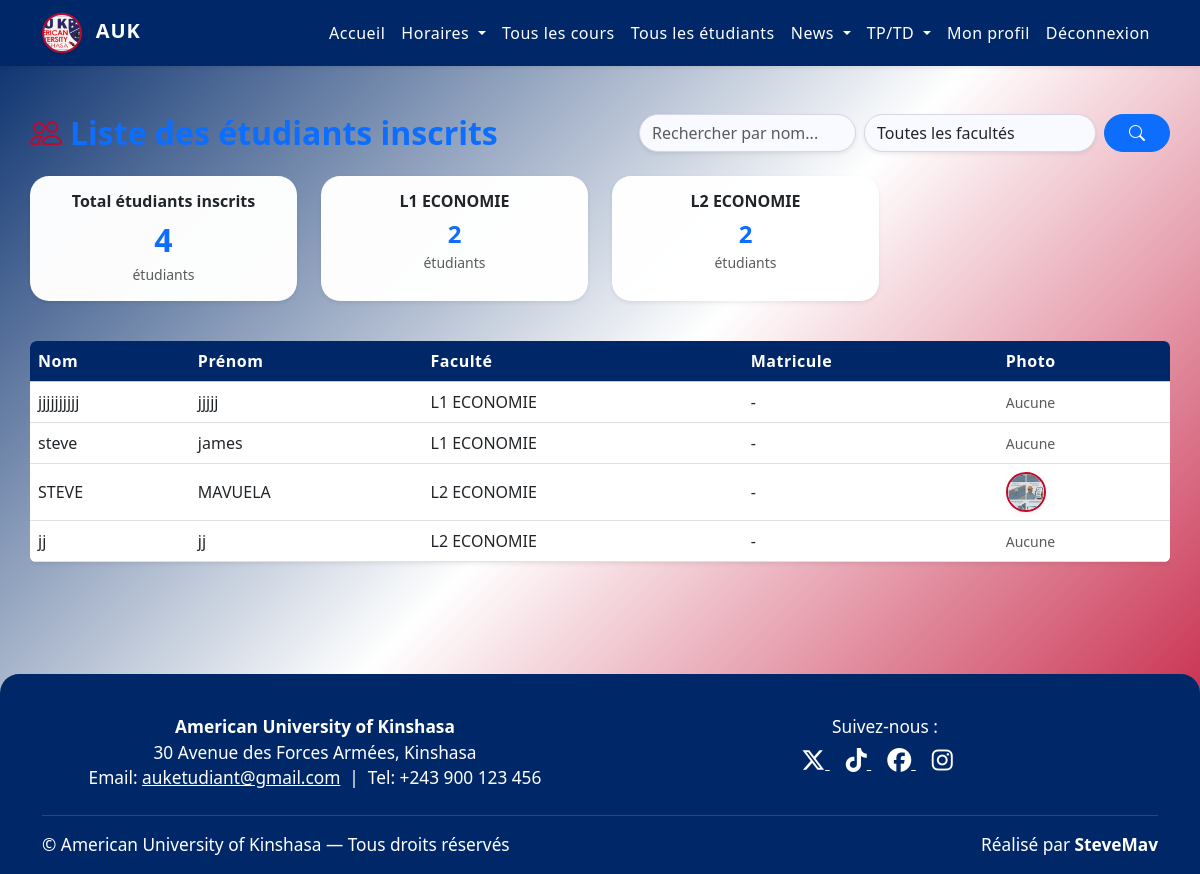
Page /all-students/ (signed in) on the committed database.
### accounts/models.py (models this page shows, shortened)
class UserProfile(models.Model):
    user = models.OneToOneField(User, on_delete=models.CASCADE)
    faculty = models.ForeignKey(Faculty, on_delete=models.SET_NULL, null=True)
    numero_matricule = models.CharField(max_length=20, unique=True, null=True, blank=True)
    photo = models.ImageField(upload_to='profile_photos/', null=True, blank=True)

### schedule/models.py (models this page shows, shortened)
class Faculty(models.Model):
    name = models.CharField(max_length=255)
    level = models.CharField(max_length=255, null=True, blank=True)
    head_of_faculty = models.CharField(max_length=255, null=True, blank=True)

### main/views.py (the view)
# urls.py: path('all-students/', views.all_students_view, name='all_students'),
@user_passes_test(lambda u: u.is_superuser)
def all_students_view(request):
    q = request.GET.get('q', '').strip()
    faculty_id = request.GET.get('faculty', '')
    students = UserProfile.objects.select_related('user', 'faculty').all()
    if q:
        students = students.filter(Q(user__first_name__icontains=q) | Q(user__last_name__icontains=q))
    if faculty_id:
        students = students.filter(faculty_id=faculty_id)
    students = students.order_by('faculty__name', 'user__last_name', 'user__first_name')
    faculty_counts = UserProfile.objects.values('faculty__id','faculty__name').annotate(count=Count('id')).order_by('faculty__name')
    from schedule.models import Faculty
    faculties = Faculty.objects.all()
    students_total = UserProfile.objects.count()
    return render(request, 'main/all_students.html', {
        'students': students,
        'faculty_counts': faculty_counts,
        'faculties': faculties,
        'q': q,
        'faculty_id': faculty_id,
        'students_total': students_total,
    })

### main/templates/main/all_students.html (shortened to what this page needs)
{% load static %}
<!DOCTYPE html>
<html lang="fr">
<head>
    <link href="https://cdn.jsdelivr.net/npm/bootstrap@5.3.0/dist/css/bootstrap.min.css" rel="stylesheet">
    <link href="https://cdn.jsdelivr.net/npm/bootstrap-icons@1.10.5/font/bootstrap-icons.css" rel="stylesheet">
</head>
<body>
    {% include 'navbar.html' %}
    <main>
<div class="container py-5 px-2 px-md-0">
    <div class="d-flex flex-column flex-md-row align-items-md-center justify-content-between mb-4">
        <h2 class="fw-bold text-primary mb-3 mb-md-0"><i class="bi bi-people me-2" style="color:#bf0a30;"></i>Liste des étudiants inscrits</h2>
        <div class="d-flex flex-wrap gap-2">
            <form method="get" class="d-flex gap-2 search-bar">
                <input type="text" name="q" value="{{ q }}" class="form-control rounded-pill shadow-sm" placeholder="Rechercher par nom...">
                <select name="faculty" class="form-select rounded-pill shadow-sm" style="min-width:180px;">
                    <option value="">Toutes les facultés</option>
                </select>
                <button type="submit" class="btn btn-primary rounded-pill"><i class="bi bi-search"></i></button>
            </form>
        </div>
    </div>
    <div class="row mb-4">
        <div class="col-12 col-sm-6 col-md-4 col-lg-3 mb-3">
            <div class="card shadow-sm border-0 h-100 faculty-card">
                <div class="card-body text-center">
                    <h6 class="fw-bold mb-1">Total étudiants inscrits</h6>
                    <span class="fs-2 fw-bold text-primary">{{ students_total }}</span>
                    <div class="small text-muted">étudiant{{ students_total|pluralize }}</div>
                </div>
            </div>
        </div>
        {% for fac in faculty_counts %}
        <div class="col-12 col-sm-6 col-md-4 col-lg-3 mb-3">
            <div class="card shadow-sm border-0 h-100 faculty-card">
                <div class="card-body text-center">
                    <h6 class="fw-bold mb-1">{{ fac.faculty__name|default:'(Aucune faculté)' }}</h6>
                    <span class="fs-4 fw-bold text-primary">{{ fac.count }}</span>
                    <div class="small text-muted">étudiant{{ fac.count|pluralize }}</div>
                </div>
            </div>
        </div>
        {% endfor %}
    </div>
    <div class="table-responsive">
        <table class="table table-hover align-middle bg-white rounded shadow-sm">
            <thead class="table-primary">
                <tr>
                    <th>Nom</th>
                    <th>Prénom</th>
                    <th>Faculté</th>
                    <th>Matricule</th>
                    <th>Photo</th>
                </tr>
            </thead>
            <tbody>
                {% for student in students %}
                <tr>
                    <td>{{ student.user.last_name }}</td>
                    <td>{{ student.user.first_name }}</td>
                    <td>{{ student.faculty.name|default:'-' }}</td>
                    <td>{{ student.numero_matricule|default:'-' }}</td>
                    <td>
                        {% if student.photo %}
                            <img src="{{ student.photo.url }}" alt="Photo" class="rounded-circle" style="width:40px; height:40px; object-fit:cover;">
                        {% else %}
                            <span class="text-muted small">Aucune</span>
                        {% endif %}
                    </td>
                </tr>
                {% empty %}
                <tr><td colspan="5" class="text-center text-muted">Aucun étudiant trouvé.</td></tr>
                {% endfor %}
            </tbody>
        </table>
    </div>
</div>
    </main>
    {% include 'footer.html' %}
</body>
</html>

### main/templates/main/all_students.html (style rules this page uses)
body { background: linear-gradient(135deg, #002868 0%, #ffffff 50%, #bf0a30 100%); min-height: 100vh; }
.faculty-card { border-radius: 1.2rem; box-shadow: 0 6px 32px rgba(0,40,104,0.09); border: none; background: rgba(255,255,255,0.98); transition: transform .2s, box-shadow .2s; }
.search-bar input, .search-bar select { border-radius: 2rem !important; box-shadow: 0 2px 10px rgba(0,40,104,0.04); border: 1.5px solid #d6d6e7; background: #f8faff; }
.search-bar button { border-radius: 2rem; font-weight: 500; padding-left: 1.5rem; padding-right: 1.5rem; }
.table { border-radius: 1.2rem; overflow: hidden; background: rgba(255,255,255,0.98); box-shadow: 0 4px 24px rgba(0,40,104,0.07); }
.table th { background: #002868 !important; color: #fff !important; font-weight: 600; letter-spacing: 0.5px; }
.table td { vertical-align: middle; }
.rounded-circle { border: 2px solid #bf0a30; box-shadow: 0 2px 8px rgba(191,10,48,0.07); }

### rows in the picture
UserProfile: user.last_name "jjjjjjjjjj", user.first_name "jjjjj", faculty.name "L1 ECONOMIE", numero_matricule "-", photo "Aucune"
UserProfile: user.last_name "steve", user.first_name "james", faculty.name "L1 ECONOMIE", numero_matricule "-", shows "Aucune"
UserProfile: user.last_name "STEVE", user.first_name "MAVUELA", faculty.name "L2 ECONOMIE", numero_matricule "-", photo (picture)
UserProfile: user.last_name "jj", user.first_name "jj", faculty.name "L2 ECONOMIE", numero_matricule "-", photo "Aucune"

### other values in the picture
{{ students_total }} "4"
{{ fac.faculty__name|default:'(Aucune faculté)' }} "L1 ECONOMIE" "L2 ECONOMIE"
{{ fac.count }} "2" "2"
